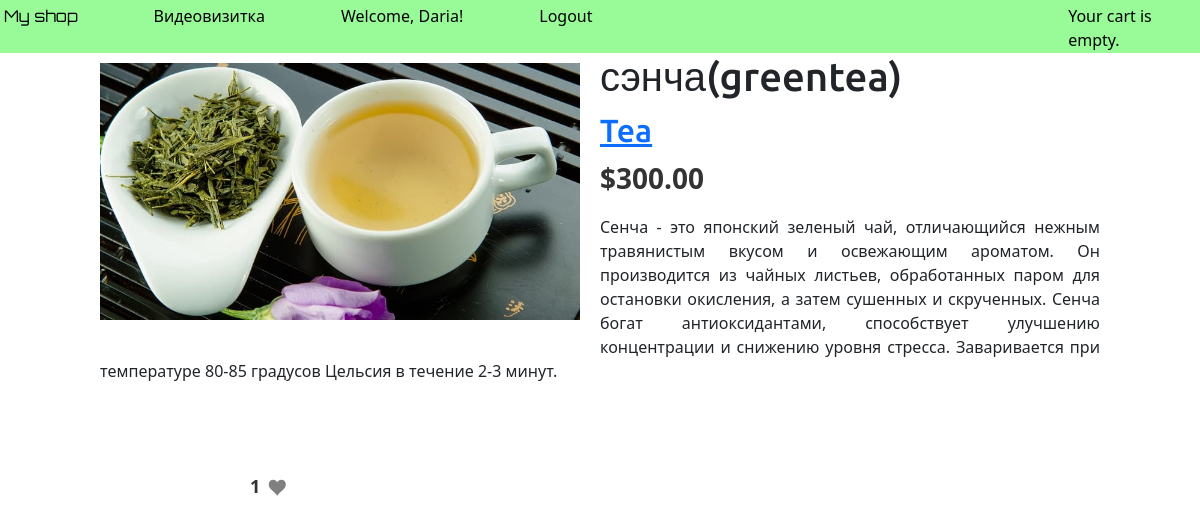
The page /1/green-tea/ (signed in) on the database its author committed.
### shop/models.py (models this page shows, shortened)
class Reg(AbstractUser):
    pass
    class Meta:
        verbose_name = 'User'
        verbose_name_plural = 'Users'

class Product(models.Model):
    category = models.ForeignKey(Category,
                                 related_name='products',
                                 on_delete=models.CASCADE)
    name = models.CharField(max_length=200)
    slug = models.SlugField(max_length=200)
    image = models.ImageField(upload_to='products/%Y/%m/%d',
                              blank=True)
    description = models.TextField(blank=True)
    price = models.DecimalField(max_digits=10,
                                decimal_places=2)
    available = models.BooleanField(default=True)
    created = models.DateTimeField(auto_now_add=True)
    updated = models.DateTimeField(auto_now=True)
    users_like = models.ManyToManyField(
        settings.AUTH_USER_MODEL,
        related_name='products_liked',
        blank=True
    )
    class Meta:
        ordering = ['name']
        indexes = [
            models.Index(fields=['id', 'slug']),
            models.Index(fields=['name']),
            models.Index(fields=['-created']),
        ]

class Category(models.Model):
     name = models.CharField(max_length=200)
     slug = models.SlugField(max_length=200,
     unique=True)
     class Meta:
         ordering = ['name']
         indexes = [
         models.Index(fields=['name']),
         ]
         verbose_name = 'category'
         verbose_name_plural = 'categories'
     def __str__(self):
         return self.name
     def get_absolute_url(self):
         return reverse('shop:product_list_by_category',
                        args=[self.slug])

### shop/views.py (the view)
# urls.py: path('<int:id>/<slug:slug>/', views.product_detail, name='product_detail'),
def product_detail(request, id, slug):
     product = get_object_or_404(Product,
         id=id,
         slug=slug,
         available=True)
     return render(request,
     'shop/product/detail.html',
     {'product': product})

### shop/templates/shop/product/detail.html (shortened to what this page needs)
{% extends "shop/base.html" %}
{% load static %}
{% block content %}
<div class="product-detail">
  <img src="{% if product.image %}{{ product.image.url }}{% else %}{% static 'shop/img/no_image.png' %}{% endif %}" alt="{{ product.name }}">
  <h1>{{ product.name }}</h1>
  <h2>
    <a href="{{ product.category.get_absolute_url }}">{{ product.category }}</a>
  </h2>
  <p class="price">${{ product.price }}</p>
  {{ product.description|linebreaks }}
</div>
{% with total_likes=product.users_like.count users_like=product.users_like.all %}
<form id="like-form" method="post">
  <div id="likes">
    <span class="total">{{ total_likes }}</span>
    <a href="#"
       id="like-btn"
       data-id="{{ product.id }}"
       data-action="{% if request.user in users_like %}unlike{% else %}like{% endif %}"
       class="like-icon"
       aria-label="Like button">
      <svg width="24" height="24" viewBox="0 0 640 480" xmlns="http://www.w3.org/2000/svg"
           fill="{% if request.user in users_like %}red{% else %}gray{% endif %}">
        <path d="M219.28949,21.827393c-66.240005,0 -119.999954,53.76001 -119.999954,120
                 0,134.755524 135.933151,170.08728 228.562454,303.308044
                 c87.574219,-132.403381 228.5625,-172.854584 228.5625,-303.308044
                 c0,-66.23999 -53.759888,-120 -120,-120
                 c-48.047913,0 -89.401611,28.370422 -108.5625,69.1875
                 c-19.160797,-40.817078 -60.514496,-69.1875 -108.5625,-69.1875z"/>
      </svg>
    </a>
  </div>
</form>
{% endwith %}
{% endblock %}

### shop/templates/shop/base.html (shortened to what this page needs)
{% load static %}
<!DOCTYPE html>
<html>
 <head>
 <link href="{% static 'shop/css/base.css' %}" rel="stylesheet">
  <link rel="stylesheet" href="https://cdn.jsdelivr.net/npm/bootstrap@5.3.2/dist/css/bootstrap.min.css">
<link rel="stylesheet" href="https://cdnjs.cloudflare.com/ajax/libs/font-awesome/6.5.0/css/all.min.css" />
 </head>
 <body>
 {% load static %}
  <div id="header">
    <a href="/" class="logo">My shop</a>
  </div>
  <div id="subheader">
    <a href="/" class="logo">My shop</a>
      <a href="{% url 'shop:video' %}">Видеовизитка</a>
      <span class="user">
{% if request.user.is_authenticated %}
    <a>Welcome, {{ request.user.username }}!</a>
          <a href="{% url 'shop:logout_form' %}">Logout</a>
{% else %}
    <a>Welcome, Guest!</a>
           <a href="{% url 'shop:register' %}">Log-in</a>
{% endif %}
 </span>
    <div class="cart">
      <a>Your cart is empty.</a>
         </div>
    </div>
  <div id="content">
    {% block content %}
    {% endblock %}
  </div>
</body>
</html>

### shop/static/shop/css/base.css (style rules this page uses)
body { margin:0; padding:0; font-family:helvetica, sans-serif; z-index: 0; }
h1, h2, h3, h4, h5 , h6 { font-family: 'Ubuntu', sans-serif; font-weight:normal; }
a { text-decoration:none; color:#5993bb; }
#header { position: fixed; padding: 10px 100px; font-size: 18px; overflow: auto; z-index: 2000; }
#subheader { z-index: 2000; top:0; position: fixed!important; background: #98FB98; padding: 1px; text-align: left; left: 0; width: 100%; }
#subheader a { text-align:left; color: black; text-decoration: none; font-size: 16px; margin-top:3px; display: inline-block; transition: background 0.3s, color 0.3s; margin-left:6%; }
#subheader .logo { margin-left:3px; font-family: "Orbitron", serif; font-optical-sizing: auto; font-weight: <weight>; font-style: normal; }
#header .logo { font-family: 'Ubuntu', sans-serif; float:left; color:#333; font-size:22px; margin-right:10%; }
#subheader .cart { float:right; }
#content { padding:0 100px; overflow:hidden; z-index:0; }
.product-detail { text-align:justify; margin-bottom: 90px ; }
.product-detail .price { color:#333; font-size:28px; font-weight:bold; }
.product-detail img { width:500px; float:left; padding:0 20px 20px 0; margin-top:10px; }
.product-detail h1 { margin-bottom:0; }
.product-detail h2 { margin-top:10px; }
#header, .cart, #content { position: relative; z-index: 10; }
form { padding-left:25%; }
#likes { font-size: 18px; font-weight: bold; color: #333; margin-left:-100px; }

### rows shown on the page
Reg: user.username "Daria"
Product: image (picture), name "сэнча(greentea)", category "Tea", price "300.00", description "Сенча - это японский зеленый чай, отличающийся нежным травянистым вкусом и освежающим ароматом. Он производится из чайных листьев, обработанных паром для остановки окисления, а затем сушенных и скрученных. Сенча богат антиоксидантами, способствует улучшению концентрации и снижению уровня стресса. Заваривается при температуре 80-85 градусов Цельсия в течение 2-3 минут."

### other values the page prints
{{ total_likes }} "1"
